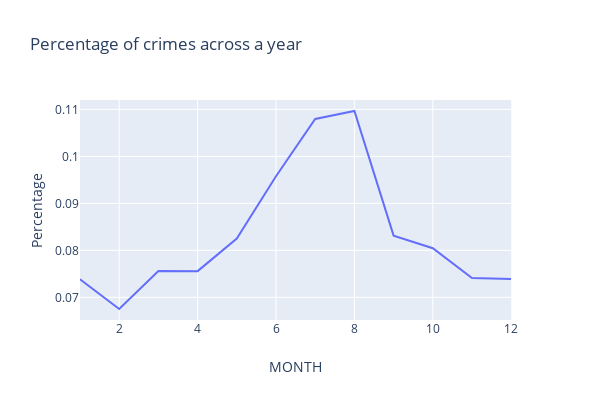

This figure's notebook cell:
### Code cell
fig = px.line(month_crime, x="MONTH", y="Percentage", title='Percentage of crimes across a year')
fig.update_layout(
    width=600,
    height=400,
)
fig.show()

### Figure 1 — Plotly figure (JSON) as saved in the notebook; plotly's stock layout.template omitted (floating-point values rounded to 4 significant figures)
{"data": [{"hoverlabel": {"namelength": 0}, "hovertemplate": "MONTH=%{x}<br>Percentage=%{y}", "legendgroup": "", "line": {"color": "#636efa", "dash": "solid"}, "mode": "lines", "name": "", "showlegend": false, "type": "scatter", "x": [1, 2, 3, 4, 5, 6, 7, 8, 9, 10, 11, 12], "xaxis": "x", "y": [0.07385, 0.06752, 0.07561, 0.07557, 0.08252, 0.09576, 0.1079, 0.1097, 0.08313, 0.08045, 0.0741, 0.07388], "yaxis": "y"}], "layout": {"height": 400, "legend": {"tracegroupgap": 0}, "title": {"text": "Percentage of crimes across a year"}, "width": 600, "xaxis": {"anchor": "y", "domain": [0, 0.98], "title": {"text": "MONTH"}}, "yaxis": {"anchor": "x", "domain": [0, 1], "title": {"text": "Percentage"}}}}
